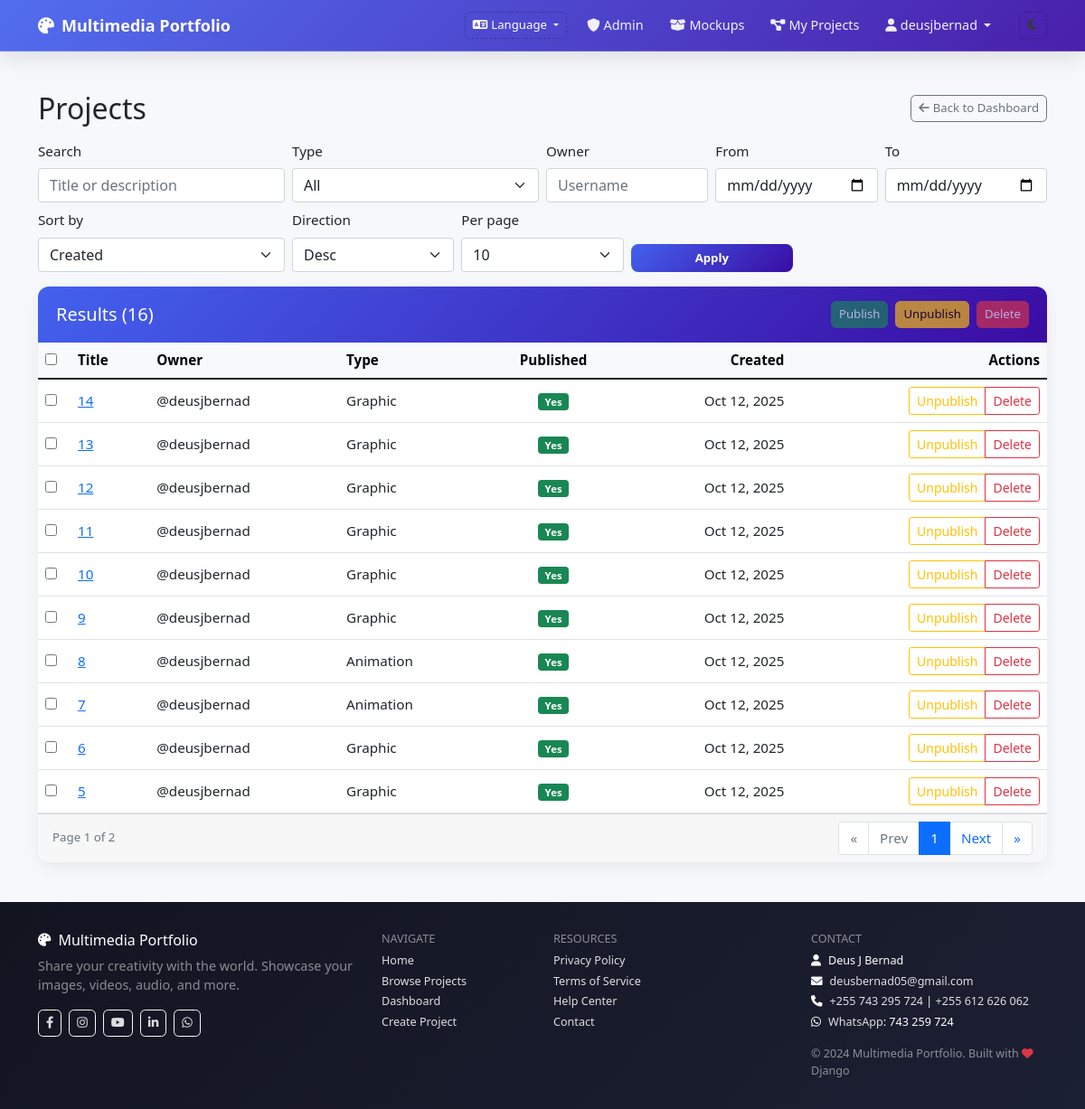
The page /en/control/projects/ (signed in) on the database as committed earlier.
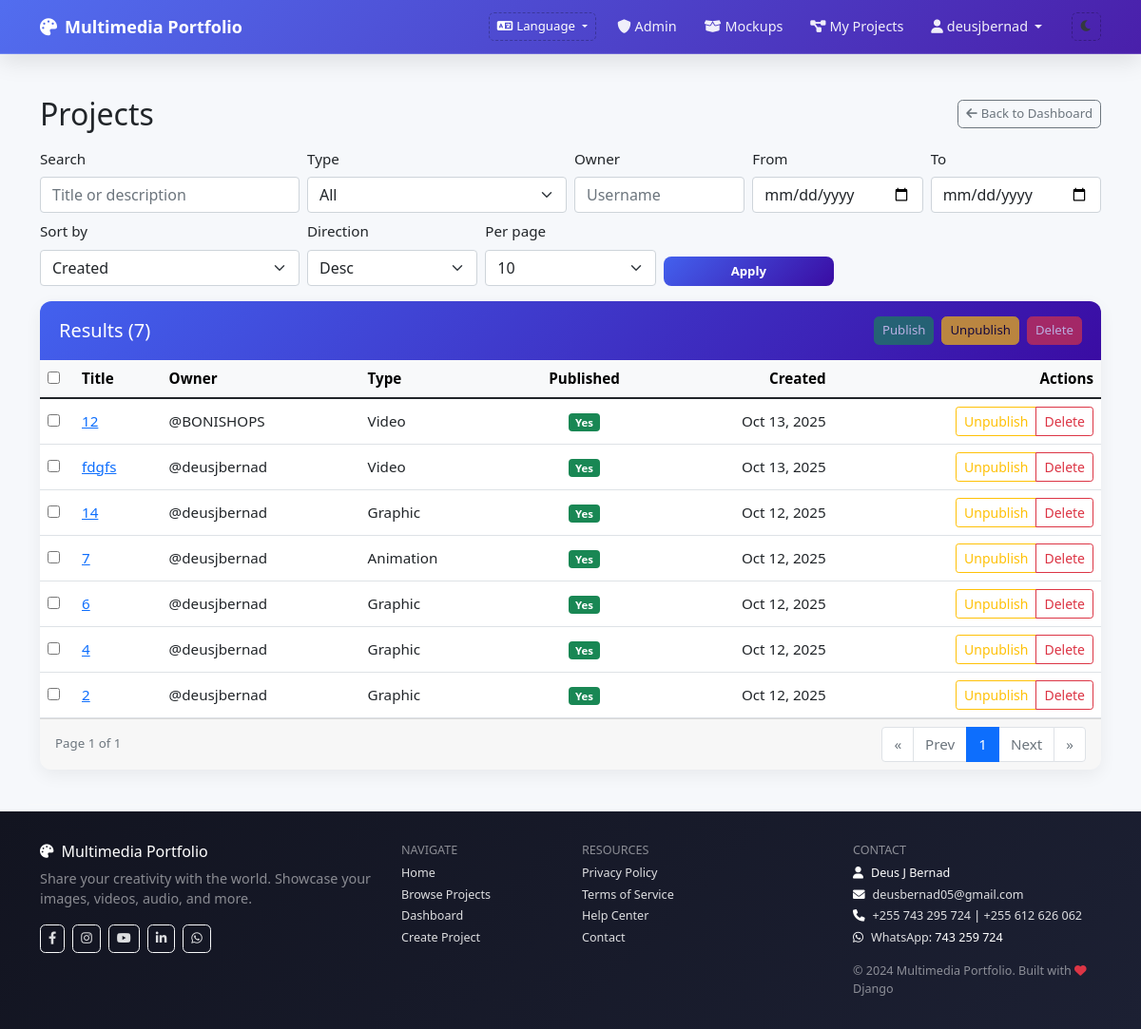
The same page on the database as committed later.
### projects/models.py (models this page shows, shortened)
class Project(models.Model):
    PROJECT_TYPES = [
        ('image', 'Image Gallery'),
        ('video', 'Video Project'),
        ('audio', 'Audio Project'),
        ('mixed', 'Mixed Media'),
        ('animation', 'Animation'),
        ('graphic', 'Graphic Design'),
        ('photography', 'Photography'),
    ]
    title = models.CharField(max_length=200)
    description = models.TextField()
    project_type = models.CharField(max_length=20, choices=PROJECT_TYPES)
    categories = models.ManyToManyField(Category, blank=True)
    cover_image = models.ImageField(
        upload_to='project_covers/', blank=True, null=True,
        validators=[MaxSizeValidator(10), ExtensionValidator({'jpg','jpeg','png','webp'})]
    )
    video_file = models.FileField(
        upload_to='project_video/', blank=True, null=True,
        validators=[MaxSizeValidator(300), ExtensionValidator({'mp4','mov','mkv','webm'})]
    )
    video_url = EmbedVideoField(blank=True, null=True)
    audio_file = models.FileField(
        upload_to='project_audio/', blank=True, null=True,
        validators=[MaxSizeValidator(100), ExtensionValidator({'mp3','wav','aac','flac','ogg'})]
    )
    owner = models.ForeignKey(User, on_delete=models.CASCADE)
    created_at = models.DateTimeField(auto_now_add=True)
    updated_at = models.DateTimeField(auto_now=True)
    is_published = models.BooleanField(default=True)
    class Meta:
        ordering = ['-created_at']

### core/views.py (the view)
# urls.py: path('control/projects/', views.admin_projects, name='admin_projects'),
@login_required
def admin_projects(request):
    if not request.user.is_staff:
        return redirect('core:home')
    qs = Project.objects.select_related('owner').all()
    q = (request.GET.get('q') or '').strip()
    project_type = request.GET.get('type') or ''
    owner = (request.GET.get('owner') or '').strip()
    date_from = request.GET.get('from') or ''
    date_to = request.GET.get('to') or ''
    if q:
        qs = qs.filter(Q(title__icontains=q) | Q(description__icontains=q))
    if project_type:
        qs = qs.filter(project_type=project_type)
    if owner:
        qs = qs.filter(owner__username__icontains=owner)
    if date_from:
        try:
            qs = qs.filter(created_at__date__gte=date_from)
        except Exception:
            pass
    if date_to:
        try:
            qs = qs.filter(created_at__date__lte=date_to)
        except Exception:
            pass
    sort = request.GET.get('sort') or 'created_at'
    direction = request.GET.get('dir') or 'desc'
    allowed = {
        'title': 'title',
        'created_at': 'created_at',
        'is_published': 'is_published',
        'owner': 'owner__username',
        'project_type': 'project_type',
    }
    order_field = allowed.get(sort, 'created_at')
    if direction == 'desc':
        order_field = f'-{order_field}'
    qs = qs.order_by(order_field)
    page_size = int(request.GET.get('page_size') or 10)
    paginator = Paginator(qs, page_size)
    page_number = request.GET.get('page') or 1
    page_obj = paginator.get_page(page_number)
    type_choices = [t[0] for t in Project.PROJECT_TYPES]
    context = {
        'q': q,
        'type_filter': project_type,
        'owner': owner,
        'date_from': date_from,
        'date_to': date_to,
        'sort': sort,
        'dir': direction,
        'page_obj': page_obj,
        'page_size': page_size,
        'total_projects': paginator.count,
        'type_choices': type_choices,
    }
    return render(request, 'core/admin_projects.html', context)

### core/templates/core/admin_projects.html (shortened to what the changed rows need)
{% extends 'base.html' %}
{% load i18n %}
{% block content %}
<div class="container py-4">
  <div class="d-flex align-items-center justify-content-between mb-3">
    <h2 class="mb-0">{% trans "Projects" %}</h2>
  </div>
  <div class="card">
    <div class="card-header d-flex justify-content-between align-items-center">
      <h5 class="mb-0">{% trans "Results" %} ({{ total_projects }})</h5>
      <div class="d-flex gap-2">
        <button id="bulk-publish" class="btn btn-success btn-sm" disabled>{% trans "Publish" %}</button>
        <button id="bulk-unpublish" class="btn btn-warning btn-sm" disabled>{% trans "Unpublish" %}</button>
        <button id="bulk-delete" class="btn btn-danger btn-sm" disabled>{% trans "Delete" %}</button>
      </div>
    </div>
    <div class="table-responsive">
      <table class="table table-hover align-middle mb-0">
        <thead class="table-light">
          <tr>
            <th style="width:36px;"><input type="checkbox" id="check-all"></th>
            <th>{% trans "Title" %}</th>
            <th>{% trans "Owner" %}</th>
            <th>{% trans "Type" %}</th>
            <th class="text-center">{% trans "Published" %}</th>
            <th class="text-end">{% trans "Created" %}</th>
            <th class="text-end">{% trans "Actions" %}</th>
          </tr>
        </thead>
        <tbody>
          {% for p in page_obj.object_list %}
          <tr>
            <td><input type="checkbox" class="row-check" value="{{ p.id }}"></td>
            <td><a href="{% url 'projects:project_detail' p.pk %}" target="_blank" rel="noopener">{{ p.title }}</a></td>
            <td>@{{ p.owner.username }}</td>
            <td>{{ p.project_type|capfirst }}</td>
            <td class="text-center">{% if p.is_published %}<span class="badge bg-success">{% trans "Yes" %}</span>{% else %}<span class="badge bg-secondary">{% trans "No" %}</span>{% endif %}</td>
            <td class="text-end">{{ p.created_at|date:"M d, Y" }}</td>
            <td class="text-end">
              <div class="btn-group btn-group-sm" role="group">
                {% if p.is_published %}
                <button class="btn btn-outline-warning" data-action="unpublish" data-id="{{ p.id }}">{% trans "Unpublish" %}</button>
                {% else %}
                <button class="btn btn-outline-success" data-action="publish" data-id="{{ p.id }}">{% trans "Publish" %}</button>
                {% endif %}
                <button class="btn btn-outline-danger" data-action="delete" data-id="{{ p.id }}">{% trans "Delete" %}</button>
              </div>
            </td>
          </tr>
          {% empty %}
          <tr><td colspan="7" class="text-center text-muted py-3">{% trans "No projects found." %}</td></tr>
          {% endfor %}
        </tbody>
      </table>
    </div>
    <div class="card-footer d-flex justify-content-between align-items-center">
      <div class="text-muted small">
        {% trans "Page" %} {{ page_obj.number }} {% trans "of" %} {{ page_obj.paginator.num_pages }}
      </div>
      <nav>
        <ul class="pagination mb-0">
          {% if page_obj.has_next %}
            <li class="page-item"><a class="page-link" href="?q={{ q }}&type={{ type_filter }}&owner={{ owner }}&from={{ date_from }}&to={{ date_to }}&sort={{ sort }}&dir={{ dir }}&page_size={{ page_size }}&page={{ page_obj.next_page_number }}">{% trans "Next" %}</a></li>
            <li class="page-item"><a class="page-link" href="?q={{ q }}&type={{ type_filter }}&owner={{ owner }}&from={{ date_from }}&to={{ date_to }}&sort={{ sort }}&dir={{ dir }}&page_size={{ page_size }}&page={{ page_obj.paginator.num_pages }}">»</a></li>
          {% else %}
            <li class="page-item disabled"><span class="page-link">{% trans "Next" %}</span></li>
            <li class="page-item disabled"><span class="page-link">»</span></li>
          {% endif %}
        </ul>
      </nav>
    </div>
  </div>
</div>
{% endblock %}

Rows that differ between the two databases and show on the page:
removed Project: title "13", owner.username "deusjbernad", project_type "Graphic", created_at "Oct 12, 2025"
removed Project: title "12", owner.username "deusjbernad", project_type "Graphic", created_at "Oct 12, 2025"
removed Project: title "11", owner.username "deusjbernad", project_type "Graphic", created_at "Oct 12, 2025"
removed Project: title "10", owner.username "deusjbernad", project_type "Graphic", created_at "Oct 12, 2025"
removed Project: title "9", owner.username "deusjbernad", project_type "Graphic", created_at "Oct 12, 2025"
removed Project: title "8", owner.username "deusjbernad", project_type "Animation", created_at "Oct 12, 2025"
removed Project: title "5", owner.username "deusjbernad", project_type "Graphic", created_at "Oct 12, 2025"
added Project: title "12", owner.username "BONISHOPS", project_type "Video", created_at "Oct 13, 2025"
added Project: title "fdgfs", owner.username "deusjbernad", project_type "Video", created_at "Oct 13, 2025"
now on this page (row unchanged): Project: title "4", owner.username "deusjbernad", project_type "Graphic", created_at "Oct 12, 2025"
now on this page (row edited): Project: title "2", owner.username "deusjbernad", project_type "Graphic", created_at "Oct 12, 2025"
Other text that changed with them:
{{ total_projects }}: "16" → "7"
{{ page_obj.paginator.num_pages }}: "2" → "1"
